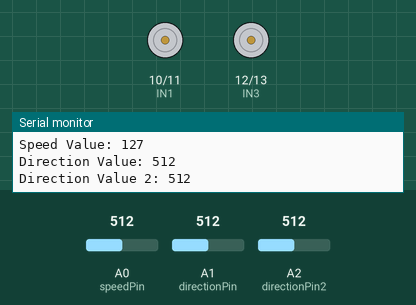
Simulated run of this sketch. Board: Arduino Uno, built with avr-gcc and run on an emulated ATmega328P. Shown: motor-driver pin pairs drawn as motors (green arrow = first pin HIGH = forward, orange = second pin HIGH = backward, longer = more drive, scaled by the enable pin), the last lines printed to the serial monitor. Inputs (shaded band) come from the test bench; at power-on: A1 (directionPin) = 512, A0 (speedPin) = 512, A2 (directionPin2) = 512.

Above: at 1.2 s.
1.3 s: A1 (directionPin) set to 417
4.3 s: A1 (directionPin) set to 389
At 4.8 s:
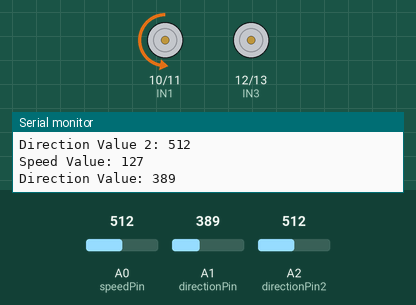
5.8 s: A0 (speedPin) set to 514
At 6.6 s:
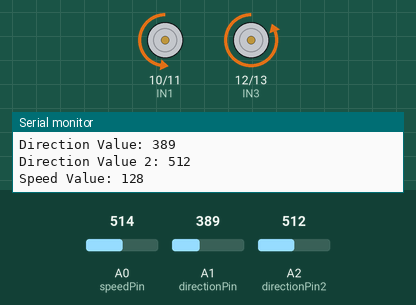
7.3 s: A0 (speedPin) set to 610
At 8.5 s:
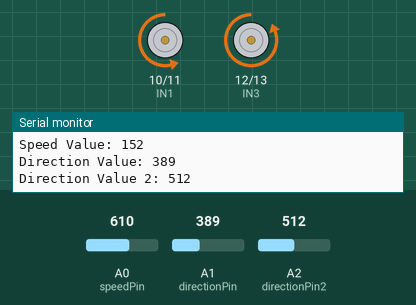
8.8 s: A0 (speedPin) set to 1023
At 10.0 s:
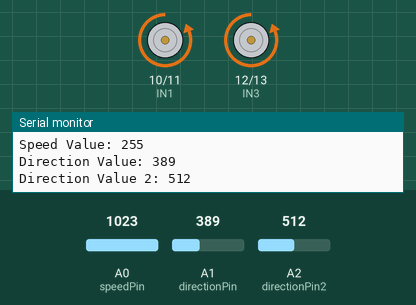
10.3 s: A1 (directionPin) set to 1023
At 10.9 s:
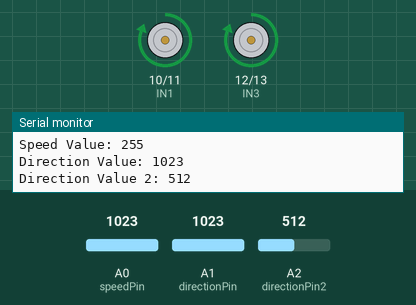
Timing chart, 0 to 12.8 s (numbered marks = the images above; inputs shaded):
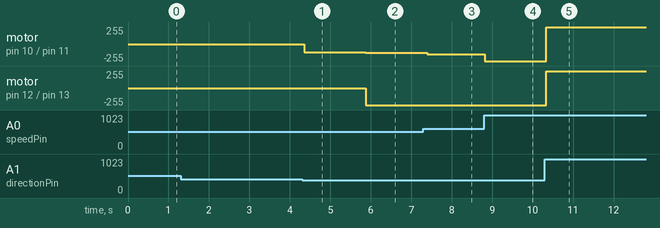

The sketch:

code.ino
```cpp
// Define pins for motor control
#define ENA 9   // Motor 1 (Left)
#define IN1 10  // Motor 1 (Left Forward)
#define IN2 11  // Motor 1 (Left Backward)
#define IN3 12  // Motor 2 (Right Forward)
#define IN4 13  // Motor 2 (Right Backward)
#define ENB 8   // Motor 2 (Right)

int speedPin = A0;  // Throttle input pin from the FS-i6 (left joystick for speed)
int directionPin = A1;  // Direction input pin from the FS-i6 (right joystick for direction)
int directionPin2 = A2; // Optional: Define an additional pin for left/right

int speedVal = 0;
int directionVal = 0;
int directionVal2 = 0;

void setup() {
  // Setup motor pins as outputs
  pinMode(ENA, OUTPUT);
  pinMode(ENB, OUTPUT);
  pinMode(IN1, OUTPUT);
  pinMode(IN2, OUTPUT);
  pinMode(IN3, OUTPUT);
  pinMode(IN4, OUTPUT);

  // Setup Serial monitor for debugging
  Serial.begin(9600);
}

void loop() {
  // Read throttle and direction from FS-i6
  speedVal = analogRead(speedPin);
  directionVal = analogRead(directionPin);
  directionVal2 = analogRead(directionPin2);

  // Map speed value to motor speed (0-255 for PWM control)
  int motorSpeed = map(speedVal, 0, 1023, 0, 255);

  // Check the right joystick's vertical position for forward and backward motion
  if (directionVal > 600) {
    // Move Forward
    moveForward(motorSpeed);
  } else if (directionVal < 400) {
    // Move Backward
    moveBackward(motorSpeed);
  }
  // Check the right joystick's horizontal position for left and right motion
  else if (directionVal2 > 600) {  // You can tweak this value based on the FS-i6 readings
    // Turn Right
    turnRight(motorSpeed);
  } else if (directionVal2 < 400) {
    // Turn Left
    turnLeft(motorSpeed);
  } else {
    // Stop the car if no direction input is detected
    stopCar();
  }

  // Debugging information
  Serial.print("Speed Value: ");
  Serial.println(motorSpeed);
  Serial.print("Direction Value: ");
  Serial.println(directionVal);
  Serial.print("Direction Value 2: ");
  Serial.println(directionVal2);

  delay(100);  // Delay for stability
}

void moveForward(int speed) {
  digitalWrite(IN1, HIGH); // Left motors forward
  digitalWrite(IN2, LOW);
  digitalWrite(IN3, HIGH); // Right motors forward
  digitalWrite(IN4, LOW);
  analogWrite(ENA, speed);  // Control left motor speed
  analogWrite(ENB, speed);  // Control right motor speed
}

void moveBackward(int speed) {
  digitalWrite(IN1, LOW);  // Left motors backward
  digitalWrite(IN2, HIGH);
  digitalWrite(IN3, LOW);  // Right motors backward
  digitalWrite(IN4, HIGH);
  analogWrite(ENA, speed);  // Control left motor speed
  analogWrite(ENB, speed);  // Control right motor speed
}

void turnLeft(int speed) {
  digitalWrite(IN1, LOW);   // Left motors stop
  digitalWrite(IN2, LOW);
  digitalWrite(IN3, HIGH);  // Right motors forward
  digitalWrite(IN4, LOW);
  analogWrite(ENA, 0);      // Stop left motor
  analogWrite(ENB, speed);  // Control right motor speed
}

void turnRight(int speed) {
  digitalWrite(IN1, HIGH);  // Left motors forward
  digitalWrite(IN2, LOW);
  digitalWrite(IN3, LOW);   // Right motors stop
  digitalWrite(IN4, LOW);
  analogWrite(ENA, speed);  // Control left motor speed
  analogWrite(ENB, 0);      // Stop right motor
}

void stopCar() {
  // Stop both motors
  digitalWrite(IN1, LOW);
  digitalWrite(IN2, LOW);
  digitalWrite(IN3, LOW);
  digitalWrite(IN4, LOW);
  analogWrite(ENA, 0);
  analogWrite(ENB, 0);
}
```

Measured:
- the behaviour switches between 400 and 399 on A1 (directionPin) (found by bisection; images 0 and 1)
- the behaviour switches between 513 and 514 on A0 (speedPin) (found by bisection; images 1 and 2)
- after the input at 4.3 s, motor on pin 10 (IN1) / pin 11 (IN2): stopped → backward 127/255 after 0.06 s
- after the input at 5.8 s, motor on pin 10 (IN1) / pin 11 (IN2): backward 127/255 → backward 128/255 after 0.08 s; motor on pin 12 (IN3) / pin 13 (IN4): stopped → backward 255/255 after 0.08 s
- after the input at 7.3 s, motor on pin 10 (IN1) / pin 11 (IN2): backward 128/255 → backward 152/255 after 0.10 s
- after the input at 8.8 s, motor on pin 10 (IN1) / pin 11 (IN2): backward 152/255 → backward 255/255 at once
- after the input at 10.3 s, motor on pin 10 (IN1) / pin 11 (IN2), motor on pin 12 (IN3) / pin 13 (IN4): backward 255/255 → forward 255/255 at once
